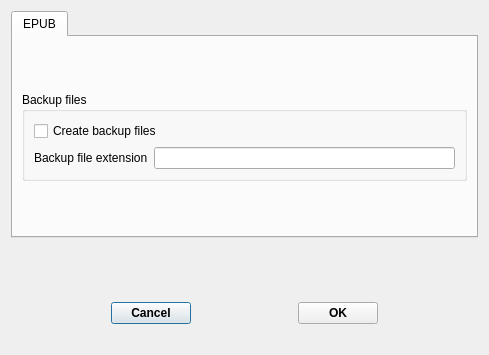
<ui version="4.0" >
 <class>Dialog</class>
 <widget class="QDialog" name="Dialog" >
  <property name="geometry" >
   <rect>
    <x>0</x>
    <y>0</y>
    <width>489</width>
    <height>355</height>
   </rect>
  </property>
  <property name="windowTitle" >
   <string>Dialog</string>
  </property>
  <property name="modal" >
   <bool>true</bool>
  </property>
  <layout class="QGridLayout" name="gridLayout" >
   <item row="0" column="0" colspan="5" >
    <widget class="QTabWidget" name="tabs" >
     <property name="sizePolicy" >
      <sizepolicy vsizetype="Expanding" hsizetype="Expanding" >
       <horstretch>0</horstretch>
       <verstretch>2</verstretch>
      </sizepolicy>
     </property>
     <property name="currentIndex" >
      <number>0</number>
     </property>
     <widget class="QWidget" name="tab_6" >
      <property name="geometry" >
       <rect>
        <x>0</x>
        <y>0</y>
        <width>467</width>
        <height>185</height>
       </rect>
      </property>
      <attribute name="title" >
       <string>EPUB</string>
      </attribute>
      <layout class="QGridLayout" name="gridLayout_3" >
       <item row="0" column="0" >
        <spacer name="verticalSpacer_25" >
         <property name="orientation" >
          <enum>Qt::Vertical</enum>
         </property>
         <property name="sizeHint" stdset="0" >
          <size>
           <width>20</width>
           <height>241</height>
          </size>
         </property>
        </spacer>
       </item>
       <item row="1" column="0" >
        <widget class="QGroupBox" name="groupBox_20" >
         <property name="title" >
          <string>Backup files</string>
         </property>
         <layout class="QGridLayout" name="gridLayout_2" >
          <item row="0" column="0" >
           <widget class="QCheckBox" name="backup_c" >
            <property name="text" >
             <string>Create backup files</string>
            </property>
           </widget>
          </item>
          <item row="1" column="0" >
           <layout class="QFormLayout" name="formLayout" >
            <item row="0" column="0" >
             <widget class="QLabel" name="backup_l" >
              <property name="text" >
               <string>Backup file extension</string>
              </property>
             </widget>
            </item>
            <item row="0" column="1" >
             <widget class="QLineEdit" name="backup_e" />
            </item>
           </layout>
          </item>
         </layout>
        </widget>
       </item>
       <item row="2" column="0" >
        <spacer name="verticalSpacer_26" >
         <property name="orientation" >
          <enum>Qt::Vertical</enum>
         </property>
         <property name="sizeHint" stdset="0" >
          <size>
           <width>20</width>
           <height>240</height>
          </size>
         </property>
        </spacer>
       </item>
      </layout>
     </widget>
    </widget>
   </item>
   <item row="1" column="2" >
    <spacer name="verticalSpacer_2" >
     <property name="orientation" >
      <enum>Qt::Vertical</enum>
     </property>
     <property name="sizeType" >
      <enum>QSizePolicy::Preferred</enum>
     </property>
     <property name="sizeHint" stdset="0" >
      <size>
       <width>20</width>
       <height>58</height>
      </size>
     </property>
    </spacer>
   </item>
   <item row="2" column="0" >
    <spacer name="horizontalSpacer_4" >
     <property name="orientation" >
      <enum>Qt::Horizontal</enum>
     </property>
     <property name="sizeHint" stdset="0" >
      <size>
       <width>101</width>
       <height>20</height>
      </size>
     </property>
    </spacer>
   </item>
   <item row="2" column="1" >
    <widget class="QPushButton" name="cancel_b" >
     <property name="font" >
      <font>
       <weight>75</weight>
       <bold>true</bold>
      </font>
     </property>
     <property name="text" >
      <string>Cancel</string>
     </property>
    </widget>
   </item>
   <item row="2" column="2" >
    <spacer name="horizontalSpacer_5" >
     <property name="orientation" >
      <enum>Qt::Horizontal</enum>
     </property>
     <property name="sizeHint" stdset="0" >
      <size>
       <width>101</width>
       <height>20</height>
      </size>
     </property>
    </spacer>
   </item>
   <item row="2" column="3" >
    <widget class="QPushButton" name="ok_b" >
     <property name="font" >
      <font>
       <weight>75</weight>
       <bold>true</bold>
      </font>
     </property>
     <property name="text" >
      <string>OK</string>
     </property>
    </widget>
   </item>
   <item row="2" column="4" >
    <spacer name="horizontalSpacer_6" >
     <property name="orientation" >
      <enum>Qt::Horizontal</enum>
     </property>
     <property name="sizeHint" stdset="0" >
      <size>
       <width>101</width>
       <height>20</height>
      </size>
     </property>
    </spacer>
   </item>
   <item row="3" column="0" colspan="5" >
    <widget class="QLabel" name="errstr" >
     <property name="text" >
      <string/>
     </property>
    </widget>
   </item>
  </layout>
 </widget>
 <resources/>
 <connections/>
</ui>
